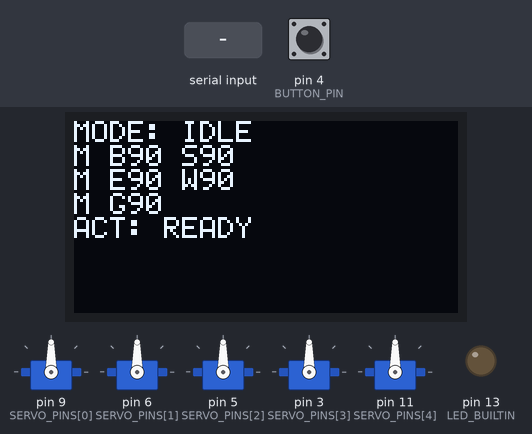
This sketch was run on a simulated Arduino Uno, built with avr-gcc and run on an emulated ATmega328P. Parts: 5 × servo, 128×64 one-colour display, output pins drawn as LEDs (lit = HIGH). Dashed ring = blinking. The inputs (shaded band) are chosen by the test bench; at power-on: pin 4 (BUTTON_PIN) HIGH. What the sketch prints to the serial monitor is not drawn.

Above: at 2.0 s.
2.1 s: pin 4 (BUTTON_PIN) pulled LOW for 0.15 s
At 2.25 s:
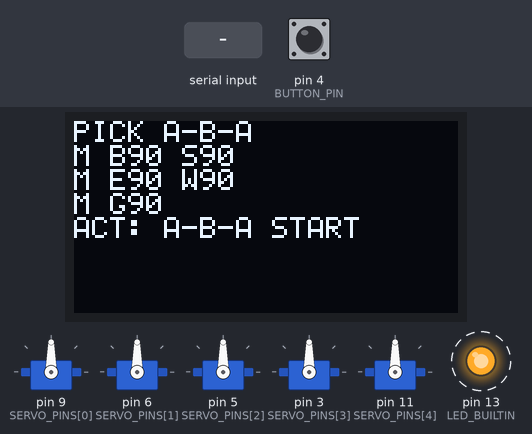
2.8 s: "o" received over Serial
At 4.3 s:
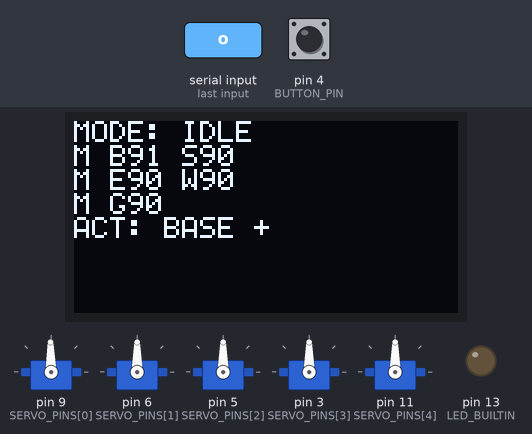
4.6 s: pin 4 (BUTTON_PIN) pulled LOW for 1 s
At 6.1 s:
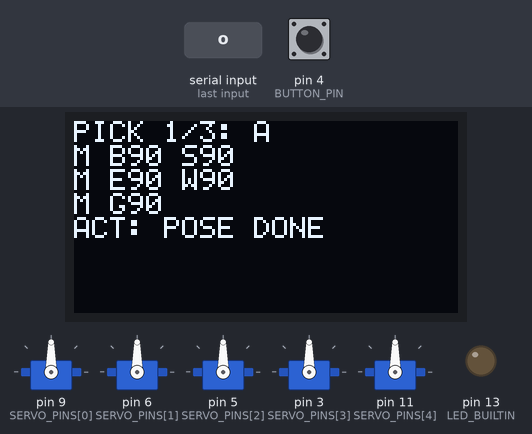
6.2 s: "S" received over Serial
9.2 s: "p" received over Serial
At 10.5 s:
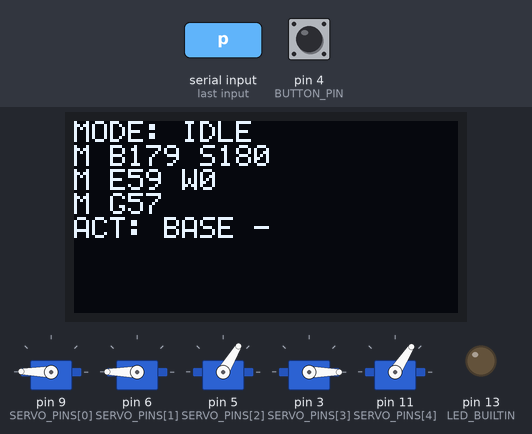
11.0 s: "i" received over Serial
At 11.6 s:
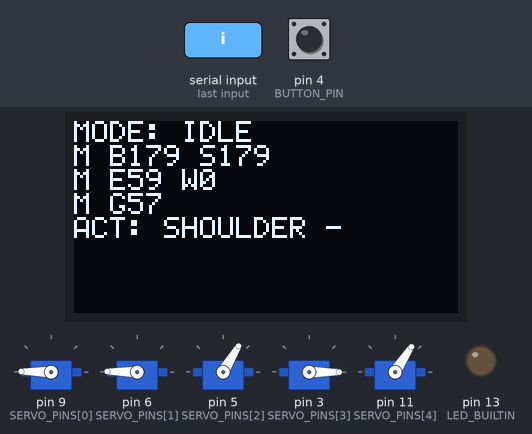
Timing chart, 0 to 13.6 s (numbered marks = the images above; inputs shaded):
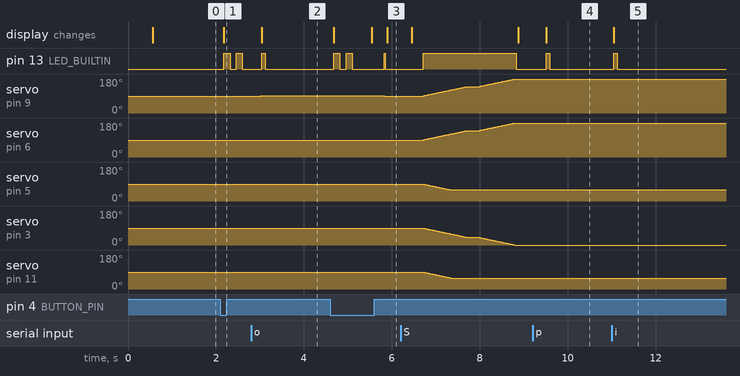

Measured:
- after the input at 2.1 s, pin 13 (LED_BUILTIN): alternates HIGH for 0.14 s and LOW for 0.14 s, starting after 0.08 s; the display: changes after 0.08 s (image 1)
- after the input at 2.8 s, pin 13 (LED_BUILTIN): LOW → HIGH after 0.24 s instead of 1.4 s; servo on pin 6 (SERVO_PINS[1]): stays 90° (without the input it goes to 91° after 1.4 s)
- after the input at 4.6 s, pin 13 (LED_BUILTIN): goes HIGH 0.14 s, LOW 0.14 s, HIGH 0.14 s, LOW 0.73 s, HIGH 0.02 s, then LOW, starting after 0.08 s; servo on pin 9 (SERVO_PINS[0]): 91° → 90° after 1.2 s; the display: first changes after 0.08 s (image 3 shows a later state)
- after the input at 9.2 s, pin 13 (LED_BUILTIN): LOW → HIGH after 0.31 s, → LOW 0.08 s later; servo on pin 9 (SERVO_PINS[0]): 180° → 179° after 0.27 s; the display: changes after 0.31 s (image 4)
- after the input at 11.0 s, pin 13 (LED_BUILTIN): LOW → HIGH at once, → LOW 0.08 s later; servo on pin 6 (SERVO_PINS[1]): 180° → 179° at once; the display: changes at once (image 5)

The sketch:

AdeeptArmConnected.ino
```cpp
#include <Servo.h>
#include <Wire.h>
#include <SSD1306Ascii.h>
#include <SSD1306AsciiWire.h>

// ADA031 V4 five-axis controller. Calibrate every pose at low power before use.
const byte SERVO_PINS[5] = {9, 6, 5, 3, 11};
const byte BUTTON_PIN = 4; // ArmBoard pushbutton, active LOW
const byte MIN_DEG[5] = {0, 0, 0, 0, 35};
const byte MAX_DEG[5] = {180, 180, 180, 180, 90};
const byte NEUTRAL[5] = {90, 90, 90, 90, 90};
Servo servos[5];
byte target[5] = {90, 90, 90, 90, 90};
// Text-only driver avoids the 1024-byte framebuffer required by graphics
// libraries, leaving enough RAM for servos and telemetry on the ATmega328P.
SSD1306AsciiWire display;
bool oledReady = false;
char lastAction[18] = "READY";
bool calibrationMode = false;
bool potentiometersMatched = false;
byte potentiometerTarget[5] = {90, 90, 90, 90, 90};
unsigned long lastCalibrationUpdate = 0;
unsigned long lastCalibrationTelemetry = 0;
unsigned long lastOledRefresh = 0;
unsigned long lastPeriodicTelemetry = 0;
const unsigned long PERIODIC_TELEMETRY_MS = 2000;
// At 9600 baud a full JSON sample takes significant time to transmit. One
// in-motion update per second keeps the UI live without flooding serial or
// materially changing the commanded 20 ms servo step cadence.
const unsigned long MOVEMENT_TELEMETRY_MS = 1000;

enum Program { IDLE, PICK_AND_PLACE, DEMONSTRATION };
Program program = IDLE;
bool stopRequested = false;
bool neutralAfterButtonStop = false;
byte buttonState = HIGH;
byte lastButtonReading = HIGH;
unsigned long buttonChangedAt = 0;
const unsigned long BUTTON_DEBOUNCE_MS = 35;
unsigned long cycleCount = 0;
unsigned long successfulCycles = 0;
unsigned long interruptedCycles = 0;
unsigned long failedCycles = 0;
unsigned long lastCycleMs = 0;
byte activeSequenceStep = 0;
bool movementActive = false;

void renderOled() {
  if (!oledReady) return;
  display.clear();
  display.setCursor(0, 0);
  if (calibrationMode) display.println(potentiometersMatched ? F("CAL: POT CONTROL") : F("CAL: MATCH POTS"));
  else if (program == PICK_AND_PLACE) {
    display.print(F("PICK "));
    if (activeSequenceStep == 1) display.println(F("1/3: A"));
    else if (activeSequenceStep == 2) display.println(F("2/3: B"));
    else if (activeSequenceStep == 3) display.println(F("3/3: A"));
    else display.println(F("A-B-A"));
  }
  else if (program == DEMONSTRATION) display.println(F("MODE: DEMO"));
  else display.println(F("MODE: IDLE"));

  display.print(F("M B")); display.print(target[0]); display.print(F(" S")); display.println(target[1]);
  display.print(F("M E")); display.print(target[2]); display.print(F(" W")); display.println(target[3]);
  display.print(F("M G")); display.println(target[4]);
  display.print(F("ACT: ")); display.println(lastAction);
  if (calibrationMode) {
    display.print(F("P B")); display.print(potentiometerTarget[0]); display.print(F(" S")); display.println(potentiometerTarget[1]);
    display.print(F("P E")); display.print(potentiometerTarget[2]); display.print(F(" W")); display.println(potentiometerTarget[3]);
    display.print(F("P G")); display.println(potentiometerTarget[4]);
  }
}

void setAction(const char *message) {
  strncpy(lastAction, message, sizeof(lastAction) - 1);
  lastAction[sizeof(lastAction) - 1] = '\0';
  renderOled();
}

void reportI2cDevices() {
  byte found = 0;
  for (byte address = 1; address < 127; address++) {
    Wire.beginTransmission(address);
    if (Wire.endTransmission() == 0) {
      Serial.print(F("{\"i2c_address\":\"0x"));
      if (address < 16) Serial.print('0');
      Serial.print(address, HEX);
      Serial.println(F("\"}"));
      found++;
    }
  }
  if (!found) Serial.println(F("{\"i2c_devices\":0}"));
}

void blinkStatus(byte count) {
  for (byte i = 0; i < count; i++) {
    digitalWrite(LED_BUILTIN, HIGH);
    delay(140);
    digitalWrite(LED_BUILTIN, LOW);
    delay(140);
  }
}

// User-taught endpoints from robotic-arm/calibration-points.json.
const byte POINT_A[5] = {90, 90, 90, 90, 90};
const byte POINT_B[5] = {180, 180, 59, 0, 57};
const byte PICK_POSES[][5] = {
  {90, 90, 90, 90, 90},
  {180, 180, 59, 0, 57},
  {90, 90, 90, 90, 90}
};
const byte DEMO_POSES[][5] = {
  {90, 90, 90, 90, 90}, {70, 105, 80, 55, 90}, {70, 105, 80, 55, 45},
  {110, 75, 105, 125, 45}, {90, 65, 115, 45, 45}, {90, 90, 90, 90, 90}
};

byte clampAngle(byte axis, int value) {
  return constrain(value, MIN_DEG[axis], MAX_DEG[axis]);
}

void publishTelemetry() {
  Serial.print(F("{\"cycle_count\":")); Serial.print(cycleCount);
  Serial.print(F(",\"successful_cycles\":")); Serial.print(successfulCycles);
  Serial.print(F(",\"interrupted_cycles\":")); Serial.print(interruptedCycles);
  Serial.print(F(",\"failed_cycles\":")); Serial.print(failedCycles);
  Serial.print(F(",\"cycle_time_ms\":")); Serial.print(lastCycleMs);
  Serial.print(F(",\"active_profile\":")); Serial.print((int)program);
  Serial.print(F(",\"sequence_step\":")); Serial.print(activeSequenceStep);
  Serial.print(F(",\"movement_active\":")); Serial.print(movementActive ? 1 : 0);
  Serial.print(F(",\"button_pressed\":")); Serial.print(buttonState == LOW ? 1 : 0);
  Serial.print(F(",\"uptime_ms\":")); Serial.print(millis());
  Serial.print(F(",\"calibration_mode\":")); Serial.print(calibrationMode ? 1 : 0);
  Serial.print(F(",\"pots_matched\":")); Serial.print(potentiometersMatched ? 1 : 0);
  for (byte i = 0; i < 5; i++) { Serial.print(F(",\"servo_")); Serial.print(i + 1); Serial.print(F("_deg\":")); Serial.print(target[i]); }
  if (calibrationMode) {
    for (byte i = 0; i < 5; i++) { Serial.print(F(",\"pot_")); Serial.print(i + 1); Serial.print(F("_deg\":")); Serial.print(potentiometerTarget[i]); }
  }
  Serial.println(F("}"));
  lastPeriodicTelemetry = millis();
}

void publishMovementTelemetryIfDue() {
  if (movementActive && millis() - lastPeriodicTelemetry >= MOVEMENT_TELEMETRY_MS) publishTelemetry();
}

void readPotentiometers() {
  // The ArmBoard pots are electrically reversed: fully counter-clockwise reads
  // near 1023, while fully clockwise reads near 0.
  potentiometerTarget[0] = map(analogRead(0), 1023, 0, MIN_DEG[0], MAX_DEG[0]);
  potentiometerTarget[1] = map(analogRead(1), 1023, 0, MIN_DEG[1], MAX_DEG[1]);
  potentiometerTarget[2] = map(analogRead(2), 1023, 0, MIN_DEG[2], MAX_DEG[2]);
  potentiometerTarget[3] = map(analogRead(3), 1023, 0, MIN_DEG[3], MAX_DEG[3]);
  potentiometerTarget[4] = map(analogRead(6), 1023, 0, MIN_DEG[4], MAX_DEG[4]);
}

void updateCalibration() {
  if (millis() - lastCalibrationUpdate < 75) return;
  lastCalibrationUpdate = millis();
  readPotentiometers();
  if (!potentiometersMatched) {
    bool allMatched = true;
    for (byte i = 0; i < 5; i++) if (abs((int)potentiometerTarget[i] - (int)target[i]) > 5) allMatched = false;
    if (allMatched) {
      potentiometersMatched = true;
      strncpy(lastAction, "POT CONTROL", sizeof(lastAction) - 1);
    } else {
      strncpy(lastAction, "MATCH POTS", sizeof(lastAction) - 1);
    }
    lastAction[sizeof(lastAction) - 1] = '\0';
  } else {
    bool changed = false;
    for (byte i = 0; i < 5; i++) {
      if (abs((int)potentiometerTarget[i] - (int)target[i]) > 1) {
        target[i] = clampAngle(i, potentiometerTarget[i]);
        servos[i].write(target[i]);
        changed = true;
      }
    }
    if (changed) renderOled();
  }
  if (millis() - lastOledRefresh >= 250) {
    lastOledRefresh = millis();
    renderOled();
  }
  if (millis() - lastCalibrationTelemetry >= 500) {
    lastCalibrationTelemetry = millis();
    publishTelemetry();
  }
}

void pollStop() {
  if (Serial.available() && Serial.peek() == 'S') { Serial.read(); stopRequested = true; }
}

void handleButtonPress() {
  calibrationMode = false;
  potentiometersMatched = false;
  if (program == PICK_AND_PLACE || program == DEMONSTRATION) {
    stopRequested = true;
    neutralAfterButtonStop = true;
    setAction("STOP -> 90");
  } else {
    program = PICK_AND_PLACE;
    stopRequested = false;
    neutralAfterButtonStop = false;
    setAction("A-B-A START");
    blinkStatus(2);
  }
  publishTelemetry();
}

void updateButton() {
  const byte reading = digitalRead(BUTTON_PIN);
  const unsigned long now = millis();
  if (reading != lastButtonReading) {
    lastButtonReading = reading;
    buttonChangedAt = now;
  }
  if (now - buttonChangedAt >= BUTTON_DEBOUNCE_MS && reading != buttonState) {
    buttonState = reading;
    if (buttonState == LOW) handleButtonPress();
  }
}

bool moveTo(const byte pose[5]) {
  bool neutralPose = true;
  for (byte i = 0; i < 5; i++) if (pose[i] != NEUTRAL[i]) neutralPose = false;

  movementActive = true;
  setAction("MOVING");
  publishTelemetry();
  digitalWrite(LED_BUILTIN, HIGH);

  if (neutralPose) {
    // Return to the standing pose one joint at a time, from the gripper back
    // toward the base: gripper, wrist, elbow, shoulder, base.
    for (int axis = 4; axis >= 0; axis--) {
      const byte desired = clampAngle(axis, pose[axis]);
      while (target[axis] != desired) {
        updateButton();
        if (neutralAfterButtonStop) {
          digitalWrite(LED_BUILTIN, LOW);
          movementActive = false;
          publishTelemetry();
          return false;
        }
        if (target[axis] < desired) target[axis]++;
        else target[axis]--;
        servos[axis].write(target[axis]);
        publishMovementTelemetryIfDue();
        pollStop();
        delay(20);
      }
    }
  } else {
    bool moving = true;
    while (moving) {
      updateButton();
      if (neutralAfterButtonStop) {
        digitalWrite(LED_BUILTIN, LOW);
        movementActive = false;
        publishTelemetry();
        return false;
      }
      moving = false;
      pollStop();
      for (byte i = 0; i < 5; i++) {
        byte desired = clampAngle(i, pose[i]);
        if (target[i] < desired) { target[i]++; moving = true; }
        else if (target[i] > desired) { target[i]--; moving = true; }
        servos[i].write(target[i]);
      }
      publishMovementTelemetryIfDue();
      delay(20);
    }
  }

  digitalWrite(LED_BUILTIN, LOW);
  movementActive = false;
  setAction("POSE DONE");
  publishTelemetry();
  return true;
}

void runCycle(const byte poses[][5], byte count) {
  unsigned long started = millis();
  bool ok = true;
  for (byte i = 0; i < count; i++) {
    activeSequenceStep = i + 1;
    if (!moveTo(poses[i])) { ok = false; break; }
    if (stopRequested && i + 1 < count) { ok = false; break; }
    delay(250);
  }
  lastCycleMs = millis() - started;
  cycleCount++;
  // A user-requested stop is an interrupted cycle, not evidence of a servo or
  // process failure. This controller has no sensors that can prove such faults.
  if (ok) successfulCycles++; else interruptedCycles++;
  activeSequenceStep = 0;
  publishTelemetry();
  if (neutralAfterButtonStop) {
    neutralAfterButtonStop = false;
    stopRequested = false;
    moveTo(NEUTRAL);
    program = IDLE;
    activeSequenceStep = 0;
    setAction("NEUTRAL 90");
    publishTelemetry();
    return;
  }
  if (stopRequested) { program = IDLE; stopRequested = false; }
}

void jog(byte axis, int delta) {
  program = IDLE;
  target[axis] = clampAngle(axis, target[axis] + delta);
  servos[axis].write(target[axis]);
  const char *increaseLabels[5] = {"BASE +", "SHOULDER +", "ELBOW +", "WRIST +", "GRIP +"};
  const char *decreaseLabels[5] = {"BASE -", "SHOULDER -", "ELBOW -", "WRIST -", "GRIP -"};
  setAction(delta > 0 ? increaseLabels[axis] : decreaseLabels[axis]);
  digitalWrite(LED_BUILTIN, HIGH);
  delay(80);
  digitalWrite(LED_BUILTIN, LOW);
  publishTelemetry();
}

void handleCommand(char command) {
  if (calibrationMode) {
    if (command == 'X') { calibrationMode = false; potentiometersMatched = false; setAction("CAL SAVED"); publishTelemetry(); }
    else if (command == 'A') { setAction("POSE A READY"); publishTelemetry(); }
    else if (command == 'B') { setAction("POSE B READY"); publishTelemetry(); }
    return;
  }
  switch (command) {
    case 'o': jog(0, 1); break; case 'p': jog(0, -1); break;
    case 'u': jog(1, 1); break; case 'i': jog(1, -1); break;
    case 't': jog(2, 1); break; case 'y': jog(2, -1); break;
    case 'e': jog(3, 1); break; case 'r': jog(3, -1); break;
    case 'q': jog(4, 10); break; case 'w': jog(4, -10); break;
    case 'N': program = IDLE; stopRequested = false; blinkStatus(1); moveTo(NEUTRAL); break;
    case 'P': program = PICK_AND_PLACE; stopRequested = false; setAction("PICK START"); blinkStatus(2); break;
    case 'D': program = DEMONSTRATION; stopRequested = false; setAction("DEMO START"); blinkStatus(3); break;
    case 'S': stopRequested = true; setAction("STOP REQUESTED"); digitalWrite(LED_BUILTIN, LOW); break;
    case 'C': program = IDLE; calibrationMode = true; potentiometersMatched = false; readPotentiometers(); setAction("MATCH POTS"); publishTelemetry(); break;
  }
}

void setup() {
  Serial.begin(9600);
  Wire.begin();
  pinMode(BUTTON_PIN, INPUT_PULLUP);
  buttonState = lastButtonReading = digitalRead(BUTTON_PIN);
  buttonChangedAt = millis();
  pinMode(LED_BUILTIN, OUTPUT);
  digitalWrite(LED_BUILTIN, LOW);
  for (byte i = 0; i < 5; i++) { servos[i].attach(SERVO_PINS[i]); servos[i].write(NEUTRAL[i]); }
  delay(500);
  reportI2cDevices();
  display.begin(&Adafruit128x64, 0x3C);
  display.setFont(System5x7);
  oledReady = true;
  renderOled();
  publishTelemetry();
}

void loop() {
  updateButton();
  while (Serial.available()) handleCommand(Serial.read());
  if (calibrationMode) updateCalibration();
  else if (program == PICK_AND_PLACE) runCycle(PICK_POSES, sizeof(PICK_POSES) / sizeof(PICK_POSES[0]));
  else if (program == DEMONSTRATION) runCycle(DEMO_POSES, sizeof(DEMO_POSES) / sizeof(DEMO_POSES[0]));
  else if (neutralAfterButtonStop) {
    neutralAfterButtonStop = false;
    stopRequested = false;
    moveTo(NEUTRAL);
    setAction("NEUTRAL 90");
    publishTelemetry();
  }
  else if (millis() - lastPeriodicTelemetry >= PERIODIC_TELEMETRY_MS) {
    // Keep gateway/device freshness meaningful even while the arm is holding.
    // These are controller targets and state, not independent position proof.
    publishTelemetry();
  }
  if (program == IDLE && !calibrationMode) delay(5);
}
```
